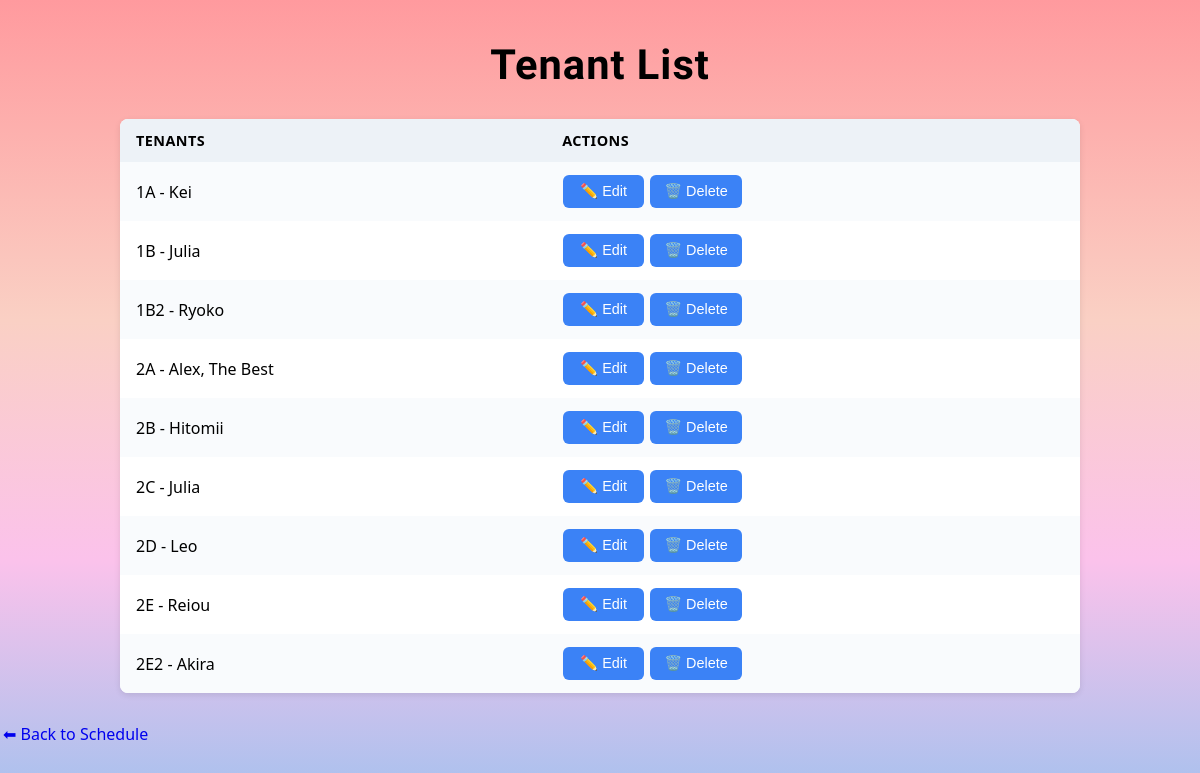
/tenant-list/, run on the app's committed database.
### schedule/models.py (models this page shows, shortened)
class Tenant(models.Model):
    name = models.CharField(max_length=100)
    email = models.EmailField(null=True, blank=True)

class Room(models.Model):
    name = models.CharField(max_length=100)
    tenant = models.OneToOneField(Tenant, on_delete=models.SET_NULL,
                                  related_name="room", null=True, blank=True)

### schedule/views.py (the view)
# urls.py: path("tenant-list/", TenantListView.as_view(), name="tenant_list"),
class TenantListView(ListView):
    model = Tenant
    context_object_name = "tenants"
    def get_queryset(self):
        return Tenant.objects.order_by("room__name")

### schedule/templates/schedule/tenant_list.html (shortened to what this page needs)
{% load static %}
<!DOCTYPE html>
<html>
<head>
    <link rel="stylesheet" href="{% static 'schedule/style.css' %}">
</head>
<body>
    <h1>Tenant List</h1>
    <table>
        <tr>
            <th>Tenants</th>
            <th>Actions</th>
        </tr>
        {% for tenant in tenants %}
        <tr>
            <td>{{ tenant.room.name }} - {{tenant.name}}</td>
            <td>
                <button><a class="href-button" href="{% url 'edit_tenant' tenant.id %}">✏️ Edit</a></button>
                <form action="{% url 'delete_tenant' tenant.id %}" method="post" style="display:inline;">
                    <button type="submit">🗑️ Delete</button>
                </form>
            </td>
        </tr>
        {% endfor %}
    </table>
    <p><a href="{% url 'task_list' %}">⬅ Back to Schedule</a></p>
</body>
</html>

### schedule/static/schedule/style.css (style rules this page uses)
body { font-family: "Segoe UI", Roboto, Helvetica, Arial, sans-serif; color: black; margin: 0; padding: 0; background: linear-gradient(180deg, #ff9a9e 0%, #fad0c4 40%, #fbc2eb 70%, #a6c1ee 100%); background-attachment: fixed; background-repeat: no-repeat; background-size: cover; }
h1 { text-align: center; margin-top: 40px; font-family: 'Kosugi Maru', "Segoe UI", Roboto, Helvetica, Arial, sans-serif; font-weight: 700; font-size: 2.6rem; letter-spacing: 1px; }
table { border-collapse: collapse; width: 80%; margin: 30px auto; background: #fff; box-shadow: 0 2px 6px rgba(0, 0, 0, 0.1); border-radius: 8px; overflow: hidden; }
th, td { text-align: left; padding: 12px 16px; }
th { background-color: #edf2f7; font-weight: 650; text-transform: uppercase; font-size: 0.9rem; letter-spacing: 0.03em; }
tr:nth-child(even) { background-color: #f9fbfd; }
td form { display: inline; }
button { background-color: #3b82f6; border: none; color: white; padding: 8px 14px; margin: 1px; border-radius: 6px; cursor: pointer; font-size: 0.9rem; transition: all 0.2s ease-in-out; }
a { text-decoration: none; margin: 0 3px; }
.href-button { color: white; }

### data on the page
Tenant: room.name "1A", name "Kei"
Tenant: room.name "1B", name "Julia"
Tenant: room.name "1B2", name "Ryoko"
Tenant: room.name "2A", name "Alex, The Best"
Tenant: room.name "2B", name "Hitomii"
Tenant: room.name "2C", name "Julia"
Tenant: room.name "2D", name "Leo"
Tenant: room.name "2E", name "Reiou"
Tenant: room.name "2E2", name "Akira"
